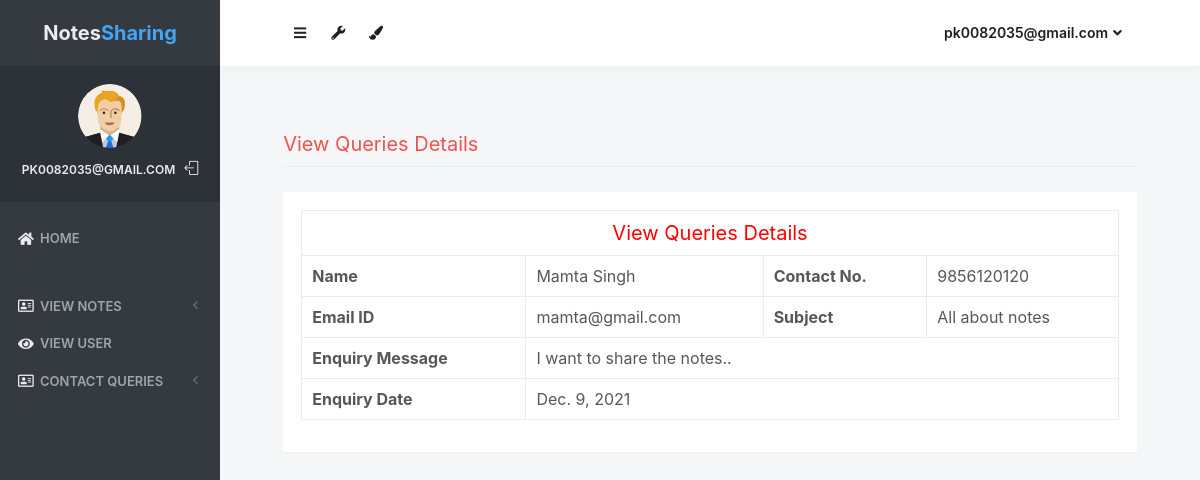
The app's page /view_queries/2 (signed in) with its own data.
### notes/models.py (models this page shows, shortened)
class Contact(models.Model):
    fullname = models.CharField(max_length=100, null=True)
    email = models.CharField(max_length=50, null=True)
    mobile = models.CharField(max_length=15, null=True)
    subject = models.CharField(max_length=100, null=True)
    message = models.CharField(max_length=300, null=True)
    msgdate = models.DateField(null=True)
    isread = models.CharField(max_length=10,null=True)

### notes/views.py (the view)
# urls.py: path('view_queries/<int:pid>', view_queries, name='view_queries'),
def view_queries(request,pid):
    if not request.user.is_authenticated:
        return redirect('login_admin')
    contact = Contact.objects.get(id=pid)
    contact.isread = "yes"
    contact.save()
    return render(request,'view_queries.html', locals())

### notes/templates/view_queries.html (shortened to what this page needs)
{% load static %}
<html lang="en" class="no-focus">
    <head>
        <link rel="stylesheet" href="{% static 'js/plugins/datatables/dataTables.bootstrap4.min.css' %}">
        <link rel="stylesheet" id="css-main" href="{% static 'css1/codebase.min.css' %}">
    </head>
    <body>
        <div id="page-container" class="sidebar-o sidebar-inverse side-scroll page-header-fixed main-content-narrow">
         {% include "sidebar.html" %}
            {% include "admin_nav.html" %}
            <main id="main-container">
                <div class="content">
                    <h2 class="content-heading text-danger">View Queries Details</h2>
                    <div class="block">
                        <div class="block-content block-content-full">
                            <table class="table table-bordered">
                                <tr align="center">
                                    <td colspan="4" style="font-size : 20px; color : red"> View Queries Details</td>
                                </tr>
                                <tr>
                                    <th>Name</th>
                                    <td>{{contact.fullname}}</td>
                                    <th>Contact No.</th>
                                    <td>{{contact.mobile}}</td>
                                </tr>
                                <tr>
                                    <th>Email ID</th>
                                    <td>{{contact.email}}</td>
                                    <th>Subject</th>
                                    <td>{{contact.subject}}</td>
                                </tr>
                                <tr>
                                    <th>Enquiry Message</th>
                                    <td colspan="3">{{contact.message}}</td>
                                </tr>
                                <tr>
                                    <th>Enquiry Date</th>
                                    <td colspan="3">{{contact.msgdate}}</td>
                                </tr>
                            </table>
                        </div>
                    </div>
                </div>
            </main>
</div>
 <link rel="stylesheet" href="https://use.fontawesome.com/releases/v5.6.3/css/all.css">
    </body>
</html>

### notes/templates/sidebar.html (shortened to what this page needs)
{% load static %}
   <nav id="sidebar">
                <div id="sidebar-scroll">
                    <div class="sidebar-content">
                        <div class="content-header content-header-fullrow px-15">
                            <div class="content-header-section text-center align-parent sidebar-mini-hidden">
                                <div class="content-header-item">
                                    <a class="link-effect font-w700" href="{% url 'admin_home' %}">
                                           <span class="font-size-xl text-dual-primary-dark">Notes</span><span class="font-size-xl text-primary">Sharing</span>
                                    </a>
                                </div>
                            </div>
                        </div>
                        <div class="content-side content-side-full content-side-user px-10 align-parent">
                            <div class="sidebar-mini-hidden-b text-center">
                                <a class="img-link" href="be_pages_generic_profile.html">
                                    <img class="img-avatar" src="{% static 'img/avatars/user1.png' %}" alt="">
                                </a>
                                <ul class="list-inline mt-10">
                                    <li class="list-inline-item">
                                        <a class="link-effect text-dual-primary-dark font-size-xs font-w600 text-uppercase" href="{% url 'admin_home' %}">{{ request.user.username }}</a>
                                    </li>
                                    <li class="list-inline-item">
                                        <a class="link-effect text-dual-primary-dark" href="{% url 'logout' %}">
                                            <i class="si si-logout"></i>
                                        </a>
                                    </li>
                                </ul>
                            </div>
                        </div>
                        <div class="content-side content-side-full">
                            <ul class="nav-main">
                                <li class="open">
                                    <a href="{% url 'admin_home' %}"><i class="fas fa-home"></i><span class="sidebar-mini-hide">Home</span></a>
                                </li>
                                <li class="nav-main-heading"><span class="sidebar-mini-visible">UI</span></li>
                                <li>
                                    <a class="nav-submenu" data-toggle="nav-submenu"><i class="far fa-address-card"></i>View Notes</a>
                                </li>
                                <li>
                                    <a  href="{% url 'view_users' %}"><i class="fas fa-eye"></i><span class="sidebar-mini-hide">View User</span></a>
                                </li>
                                <li>
                                    <a class="nav-submenu" data-toggle="nav-submenu"><i class="far fa-address-card"></i>Contact Queries</a>
                                </li>
                           </ul>
                        </div>
                    </div>
                </div>
            </nav>

### notes/templates/admin_nav.html (shortened to what this page needs)
{% load static %}
            <header id="page-header">
                <div class="content-header">
                    <div class="content-header-section">
                        <button type="button" class="btn btn-circle btn-dual-secondary" data-toggle="layout" data-action="sidebar_toggle">
                            <i class="fa fa-navicon"></i>
                        </button>
                        <div class="btn-group" role="group">
                            <button type="button" class="btn btn-circle btn-dual-secondary" id="page-header-options-dropdown" data-toggle="dropdown" aria-haspopup="true" aria-expanded="false">
                                <i class="fa fa-wrench"></i>
                            </button>
                        </div>
                        <div class="btn-group" role="group">
                            <button type="button" class="btn btn-circle btn-dual-secondary" id="page-header-themes-dropdown" data-toggle="dropdown" aria-haspopup="true" aria-expanded="false">
                                <i class="fa fa-paint-brush"></i>
                            </button>
                        </div>
                    </div>
                    <div class="content-header-section">
                        <div class="btn-group" role="group">
                            <button type="button" class="btn btn-rounded btn-dual-secondary" id="page-header-user-dropdown" data-toggle="dropdown" aria-haspopup="true" aria-expanded="false">
                                {{ request.user.username}}<i class="fa fa-angle-down ml-5"></i>
                            </button>
                        </div>
                    </div>
                </div>
            </header>

### records on screen
Contact: fullname "Mamta Singh", mobile "9856120120", email "mamta@gmail.com", subject "All about notes", message "I want to share the notes..", msgdate "Dec. 9, 2021"

### other values on screen
{{ request.user.username }} "PK0082035@GMAIL.COM"
{{ request.user.username }} "pk0082035@gmail.com"
